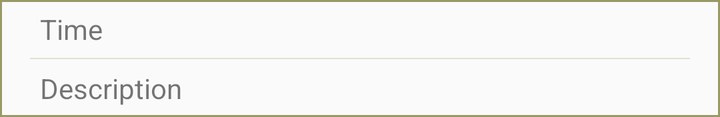
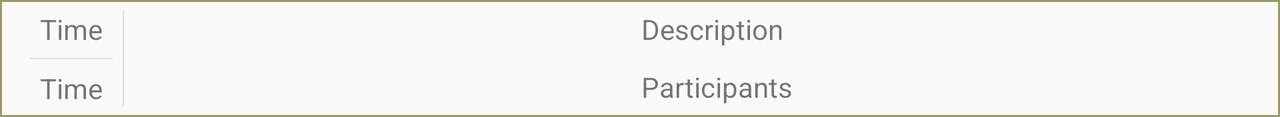

An Android layout and its configuration variant, each rendered on a device that would load it. The default file and the variant file are quoted in full after the pictures.
<!-- AndroidManifest.xml: application theme Theme.AppCompat.Light.NoActionBar -->
<!-- res/layout/meeting_item.xml -->
<?xml version="1.0" encoding="utf-8"?>
<LinearLayout xmlns:android="http://schemas.android.com/apk/res/android"
    android:layout_width="match_parent"
    android:layout_height="wrap_content"
    android:background="@drawable/meeting_item_background"
    android:orientation="vertical">

    <TextView
        android:id="@+id/timeText"
        android:layout_width="wrap_content"
        android:layout_height="wrap_content"
        android:layout_margin="@dimen/meeting_item_margin"
        android:paddingStart="@dimen/meeting_item_padding"
        android:paddingLeft="@dimen/meeting_item_padding"
        android:text="Time" />

    <View
        android:layout_width="match_parent"
        android:layout_height="0.5dp"
        android:layout_marginLeft="@dimen/meeting_item_padding"
        android:layout_marginRight="@dimen/meeting_item_padding"
        android:background="@color/colorTextDivider" />

    <TextView
        android:id="@+id/descriptionText"
        android:layout_width="wrap_content"
        android:layout_height="wrap_content"
        android:layout_margin="@dimen/meeting_item_margin"
        android:paddingStart="@dimen/meeting_item_padding"
        android:paddingLeft="@dimen/meeting_item_padding"
        android:text="Description" />

</LinearLayout>
<!-- resources referenced by this layout -->
<resources>
  <color name="colorTextDivider">#e0e0d1</color>
  <dimen name="meeting_item_margin">5dp</dimen>
  <dimen name="meeting_item_padding">15dp</dimen>
  <!-- drawable meeting_item_background (drawable) -->
  <shape xmlns:android="http://schemas.android.com/apk/res/android"
      android:shape="rectangle">
      <stroke
          android:width="1dp"
          android:color="@color/colorMeetingItemBorder" />
  </shape>
  <color name="colorMeetingItemBorder">#999966</color>
</resources>
<!-- res/layout-land/meeting_item.xml (the repository's variant of the layout above) -->
<!-- drawn on the phone turned sideways -->
<?xml version="1.0" encoding="utf-8"?>
<androidx.constraintlayout.widget.ConstraintLayout xmlns:android="http://schemas.android.com/apk/res/android"
    xmlns:app="http://schemas.android.com/apk/res-auto"
    android:layout_width="match_parent"
    android:layout_height="wrap_content"
    android:background="@drawable/meeting_item_background"
    android:orientation="vertical">

    <LinearLayout
        android:id="@+id/time"
        android:layout_width="wrap_content"
        android:layout_height="match_parent"
        android:layout_marginLeft="@dimen/meeting_item_padding"
        android:layout_marginRight="@dimen/meeting_item_padding"
        android:orientation="vertical"
        app:layout_constraintStart_toStartOf="parent"
        app:layout_constraintTop_toTopOf="parent">

        <TextView
            android:id="@+id/startTimeText"
            android:layout_width="wrap_content"
            android:layout_height="wrap_content"
            android:layout_margin="@dimen/meeting_item_margin"
            android:text="Time" />

        <View
            android:layout_width="match_parent"
            android:layout_height="0.5dp"
            android:background="@color/colorTextDivider" />

        <TextView
            android:id="@+id/endTimeText"
            android:layout_width="wrap_content"
            android:layout_height="wrap_content"
            android:layout_margin="@dimen/meeting_item_margin"
            android:text="Time" />
    </LinearLayout>

    <View
        android:id="@+id/divider"
        android:layout_width="0.5dp"
        android:layout_height="0dp"
        android:layout_margin="@dimen/meeting_item_margin"
        android:background="@color/colorTextDivider"
        app:layout_constraintBottom_toBottomOf="parent"
        app:layout_constraintStart_toEndOf="@+id/time"
        app:layout_constraintTop_toTopOf="parent" />

    <LinearLayout
        android:id="@+id/meetingDescription"
        android:layout_width="wrap_content"
        android:layout_height="match_parent"
        android:orientation="vertical"
        app:layout_constraintEnd_toEndOf="parent"
        app:layout_constraintStart_toEndOf="@+id/divider">

        <TextView
            android:id="@+id/descriptionText"
            android:layout_width="wrap_content"
            android:layout_height="wrap_content"
            android:layout_margin="@dimen/meeting_item_margin"
            android:paddingStart="@dimen/meeting_item_padding"
            android:paddingLeft="@dimen/meeting_item_padding"
            android:text="Description" />

        <TextView
            android:id="@+id/participants"
            android:layout_width="wrap_content"
            android:layout_height="wrap_content"
            android:layout_margin="@dimen/meeting_item_margin"
            android:paddingStart="@dimen/meeting_item_padding"
            android:paddingLeft="@dimen/meeting_item_padding"
            android:text="Participants" />
    </LinearLayout>
</androidx.constraintlayout.widget.ConstraintLayout>
